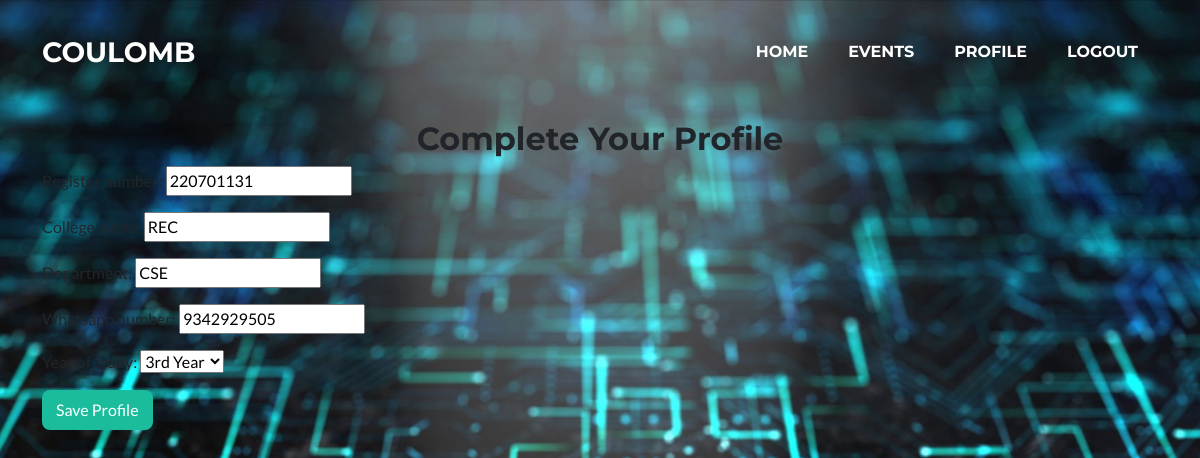
Page /profile/edit/ (signed in) on the committed database.
### event_registration/models.py (models this page shows, shortened)
class Participant(models.Model):
    user = models.OneToOneField(User, on_delete=models.CASCADE)  # Link to Django's User model
    register_number = models.CharField(max_length=20, unique=True)
    college_name = models.CharField(max_length=255)
    department = models.CharField(max_length=100)
    whatsapp_number = models.CharField(max_length=15)
    YEAR_CHOICES = [
        ('1', '1st Year'),
        ('2', '2nd Year'),
        ('3', '3rd Year'),
        ('4', '4th Year'),
    ]
    year_of_study = models.CharField(max_length=1, choices=YEAR_CHOICES)
    coupon_purchased = models.BooleanField(default=False)
    attendance = models.BooleanField(default=False)

### event_registration/views.py (the view)
# urls.py: path('profile/edit/', views.complete_profile, name="complete_profile"),
@login_required
def complete_profile(request):
    user = request.user
    participant, created = Participant.objects.get_or_create(user=user)
    if request.method == 'POST':
        form = ParticipantSignupForm(request.POST, instance=participant)
        if form.is_valid():
            form.save()
            return redirect('/')  # Redirect to homepage after completion
    else:
        form = ParticipantSignupForm(instance=participant)
    return render(request, 'profile_edit.html', {'form': form})

### event_registration/forms.py
class ParticipantSignupForm(forms.ModelForm):
    class Meta:
        model = Participant
        fields = ['register_number', 'college_name', 'department', 'whatsapp_number', 'year_of_study']

### event_registration/templates/profile_edit.html (shortened to what this page needs)
{% extends 'layout.html' %}
{% block content %}
<br><br><br>
<div class="container mt-5">
    <h2 class="text-center">Complete Your Profile</h2>
    <form method="post">
        {{ form.as_p }}
        <button type="submit" class="btn btn-primary">Save Profile</button>
    </form>
</div>
{% endblock %}

### rows in the picture
Participant: register_number "220701131", college_name "REC", department "CSE", whatsapp_number "9342929505", year_of_study "3rd Year"
